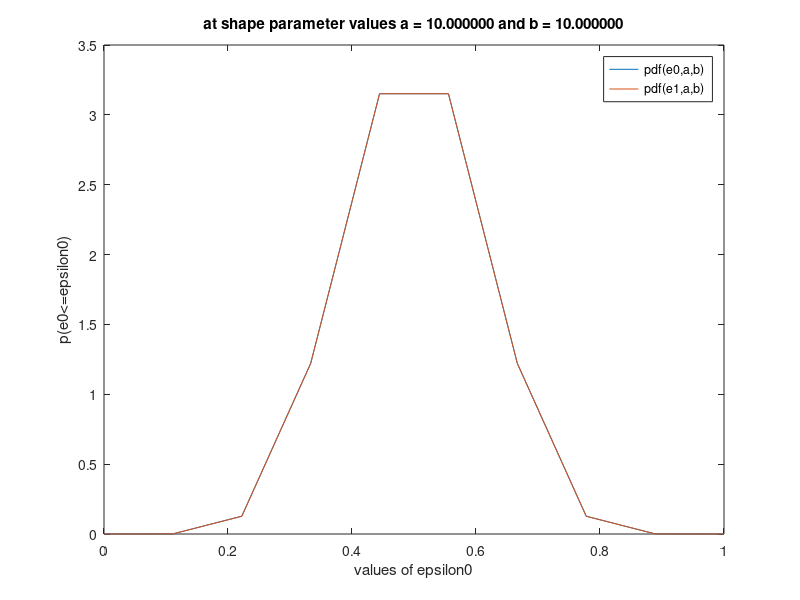

Here is the MATLAB script that generated this plot:
%% Beta Distribution for e0 and e1
resolution = 10;
a = 1:10;
b = 1:10;
constant = zeros(10);
epsilon0 = linspace(0,1,resolution);
pdfe0 = zeros(10);
for i = 2:resolution
    pdfe0 = cat(3,pdfe0,zeros(10));
end
pdfe1 = pdfe0;
for i = 1:10
    for j = 1:10
    constant(i,j) = gamma(a(i)+b(j))/(gamma(a(i))*gamma(b(j)));
    if isnan(constant(i,j))
        constant(i,j) = 0;
    end
        for e0 = 1:resolution
            pdfe0(i,j,e0) = constant(i,j)*epsilon0(e0).^(a(i)-1)*(1-epsilon0(e0)).^(b(j)-1);
            pdfe1(i,j,e0) =  constant(i,j)*(1-epsilon0(e0)).^(a(i)-1)*epsilon0(e0).^(b(j)-1);
            
        end
    end
end

figure(1)
for i = 1:10
    for j = 1:10
        e0line = squeeze(pdfe0(i,j,:));
        e1line = squeeze(pdfe1(i,j,:));
        plot(epsilon0,e0line,epsilon0,e0line)
        title(sprintf('at shape parameter values a = %f and b = %f',a(i),b(j)))
        xlabel('values of epsilon0')
        ylabel('p(e0<=epsilon0)')
        legend('pdf(e0,a,b)','pdf(e1,a,b)')
        drawnow
        pause(0.1)
    end
end
